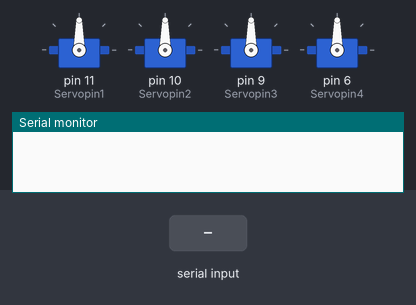
Bench run of a sketch on a simulated Arduino Uno, built with avr-gcc and run on an emulated ATmega328P. Shown: 4 × servo, the last lines printed to the serial monitor. Inputs (shaded band) come from the test bench.

Above: at 1.2 s.
1.3 s: "90,45\n" received over Serial
At 2.3 s:
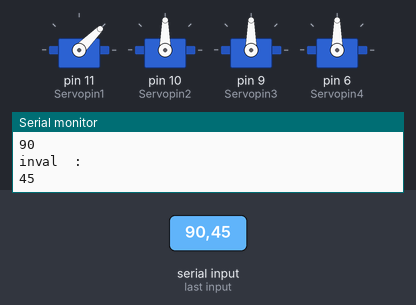
2.8 s: "30,150\n" received over Serial
At 3.5 s:
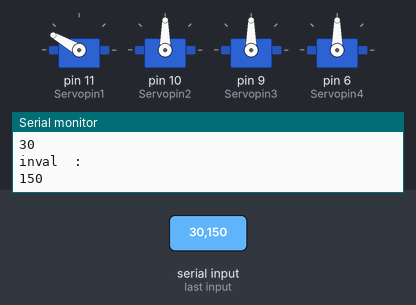
4.3 s: "5\n" received over Serial
At 5.5 s:
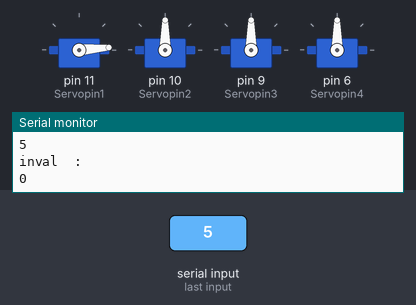
5.8 s: "200\n" received over Serial
At 6.9 s:
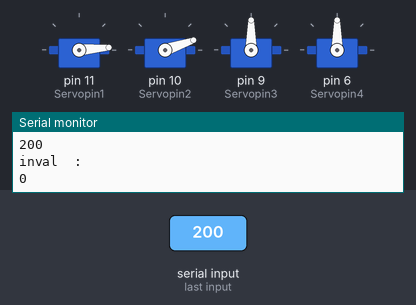
7.3 s: "90\n" received over Serial
At 8.0 s:
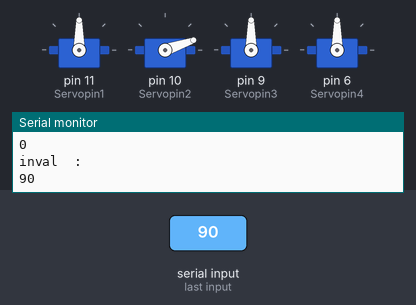
8.8 s: "90,45\n" received over Serial
At 9.2 s:
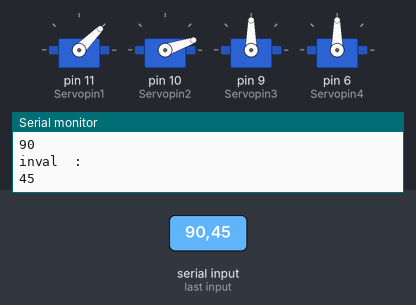
Timing chart, 0 to 11.3 s (numbered marks = the images above; inputs shaded):
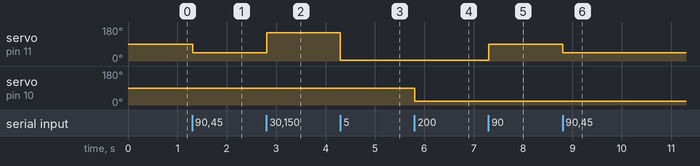

Measured:
- after the input at 1.3 s, servo on pin 11 (Servopin1): 90° → 45° at once
- after the input at 2.8 s, servo on pin 11 (Servopin1): 45° → 150° at once
- after the input at 4.3 s, servo on pin 11 (Servopin1): 150° → 5° at once
- after the input at 5.8 s, servo on pin 10 (Servopin2): 90° → 19° at once
- after the input at 7.3 s, servo on pin 11 (Servopin1): 5° → 90° at once
- after the input at 8.8 s, servo on pin 11 (Servopin1): 90° → 45° at once

The sketch:

Robot_Arm_bluetooth_ver_01_final_version.ino
```cpp
#include <Servo.h>

int Servopin1=11;

int Servopin2=10;

int Servopin3=9;

int Servopin4=6;

int inval;

int servopos1;

int servopos2;

int servopos3;

int servopos4;


Servo Myservo1;

Servo Myservo2;

Servo Myservo3;

Servo Myservo4;


void setup() {

  // put your setup code here, to run once:

Myservo1.attach(Servopin1);

Myservo2.attach(Servopin2);

Myservo3.attach(Servopin3);

Myservo4.attach(Servopin4);

Serial.begin(9600);


}


void loop() {

  // put your main code here, to run repeatedly:

if (Serial.available()>0) {

  inval=Serial.parseInt();
  Serial.println("inval  : ");
  Serial.println(inval);


}

if (inval>0 && inval<=180) {

  servopos1=inval;

   Myservo1.write(servopos1);

}

  if (inval>180 && inval<=361) {

  servopos2=inval-181;

   Myservo2.write(servopos2);

}

if (inval>361 && inval<=542) {

  servopos3=inval-362;

   Myservo3.write(servopos3);

}

if (inval>542 && inval<=722) {

  servopos4=inval-543;

   Myservo4.write(servopos4);

}

}
```
